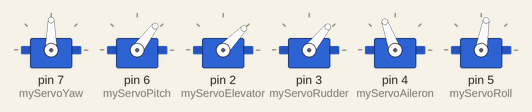
Bench run of a sketch on a simulated Arduino Uno, built with avr-gcc and run on an emulated ATmega328P. Parts: 6 × servo.

Above: at 13.9 s.
At 21.9 s:
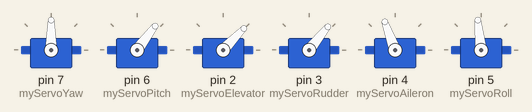
At 30.25 s:
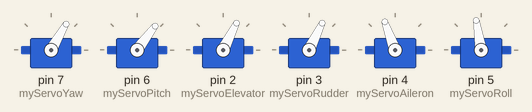
Timing chart, 0 to 40.0 s (numbered marks = the images above):
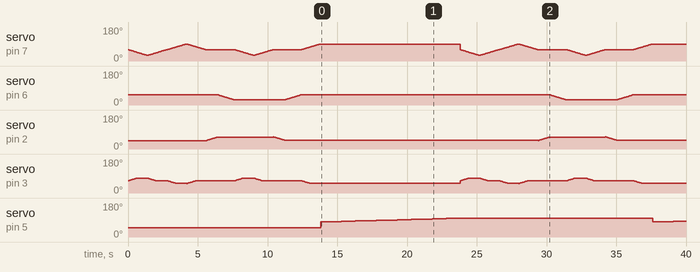

The sketch:

planeSoFar.ino
```cpp
#include <Servo.h>
Servo myServoYaw;  // create servo object to control a servo
Servo myServoPitch;
Servo myServoElevator;
Servo myServoRudder;// a maximum of eight servo objects can be created
Servo myServoAileron;
Servo myServoRoll;
int count=-1;
int pos = 0;    // variable to store the servo position
Servo up;
int temp;
const int centerForPitchInt=53;//centers the pitch in the begining
const int centerForYawInt=60;//centers the yaw in the begining
const int minElevatorValue=40;//brings it towards the front of the plane
const int maxElevatorValue=64;//brings it away from thefront of the plane
const int centerRudderValue=65;
const int minRudderValue=50;//brings it towards the front of the plane
const int maxRudderValue=78;//brings it away f the front of the plane
const int centerElevatorValue=45;
const int centerAileronValue=110;
//Take off(level out),Yaw Left Rudder comes towards during it going left,Yaw Left Rudder comes towards during it going right Elvator up, Pitch up,Elvator back to normal state,
//Pitch to normal,Yaw Left Rudder comes towards during it going left,
const int backToCenter=1;
const int leaveItThere=0;
const int backToLast=-1;
void goRight(int j)
{
    if(j!=backToLast)
   {
      count=centerRudderValue;
      for(int i=60;i>=30;i--)
      {
          myServoYaw.write(i);
         if(count<maxRudderValue)
          {
            myServoRudder.write(count);
            count++;
          }
          delay(45);
      }
    }
    else
    {
      j=backToCenter;
    }
   if(j==backToCenter)
   {
     count=maxRudderValue;
     for(int i=30;i<=60;i++)
     {
        myServoYaw.write(i);
        if(count>centerRudderValue)
        {
          myServoRudder.write(count);
          count--;
        }
        delay(45);
      }
   }
}
void goLeft(int j)
{
      if(j!=backToLast)
      {
      count=centerRudderValue;
      for(int i=60;i<=90;i++)
      {
        myServoYaw.write(i);
        if(count>minRudderValue)
        {
          myServoRudder.write(count);
          count--;
        }
        delay(45);
       }
      }
      else
      {
        j=backToCenter;
      }
       if(j==backToCenter)
       {
         count=minRudderValue;
         for(int i=90;i>=60;i--)
         {
            myServoYaw.write(i);
             if(count<centerRudderValue)
            {
              myServoRudder.write(count);
              count++;
            }
            delay(45);
          }
        }
  }
void goUp(int j)
{
   if(j!=backToLast)
   {
    for(int i=centerElevatorValue;i<maxElevatorValue;i++)
    {
      myServoElevator.write(i);
      delay(45);
    }
    for(int i=centerForPitchInt;i>=centerForPitchInt-25;i--)
    {
      myServoPitch.write(i);
      delay(45);
    }
   }
   else
   {
     j=backToCenter;
   }
     if(j==backToCenter)
     {
        for(int i=maxElevatorValue;i>centerElevatorValue;i--)
        {
          myServoElevator.write(i);
          delay(45);
        }
        for(int i=centerForPitchInt-24;i<=centerForPitchInt;i++)
        {
          myServoPitch.write(i);
          delay(45);
        }
     }
}
void goDown(int j)
{
  if(j!=backToLast)
  {
  for(int i=centerElevatorValue;i>minElevatorValue;i--)
  {
    myServoElevator.write(i);
    delay(45);
  }
  for(int i=centerForPitchInt;i<=centerForPitchInt+25;i++)
  {
    myServoPitch.write(i);
    delay(45);
  }
  }
  else
  {
    j=backToCenter;
  }
  if(j==backToCenter)
    {
      for(int i=minElevatorValue;i<centerElevatorValue;i++)
      {
        myServoElevator.write(i);
        delay(45);
      }
      for(int i=centerForPitchInt+24;i>=centerForPitchInt;i--)
      {
        myServoPitch.write(i);
        if(centerForPitchInt==i)
        {
          delay(500);
        }
        else
        {
        delay(45);
        }
      }
    }
}

void setup()
{
  myServoYaw.attach(7);  // attaches the servo on pin 9 to the servo object
  myServoPitch.attach(6);
  myServoElevator.attach(2);
  myServoRudder.attach(3);
  myServoAileron.attach(4);
  myServoRoll.attach(5);
  myServoRoll.write(50);
  myServoPitch.write(centerForPitchInt);//starting up and down axis
  myServoYaw.write(centerForYawInt);//starting left and right axis
  myServoElevator.write(centerElevatorValue);
  myServoAileron.write(centerAileronValue);
  myServoRudder.write(65);
}
//Take off(level out),Yaw Right Rudder goes away during it going right,Yaw Left Rudder comes towards during it going right Elvator up, Pitch up,Elvator back to normal state,
//Pitch to normal,Yaw Left Rudder comes towards during it going left,

 //Yaw servo ranges are 20 to 99
 //bottom servo ranges are 34 to 99
void loop()
{
  //backToCenter
  //leaveItThere
  goRight(backToCenter);
  goLeft(backToCenter);
  goUp(leaveItThere);
  goRight(backToCenter);
  //roll
  //roll back
  goUp(backToLast);
  goLeft(leaveItThere);

  for(int i=80;i<100;i++)
  {
    myServoRoll.write(i);
    delay(500);
  }


}
```

Measured:
- by itself, servo on pin 5 (myServoRoll): 50° → 80° at 13.8 s, → 81° 0.50 s later, → 82° 0.50 s later, → 83° 0.50 s later, … (25 changes in this stretch)
